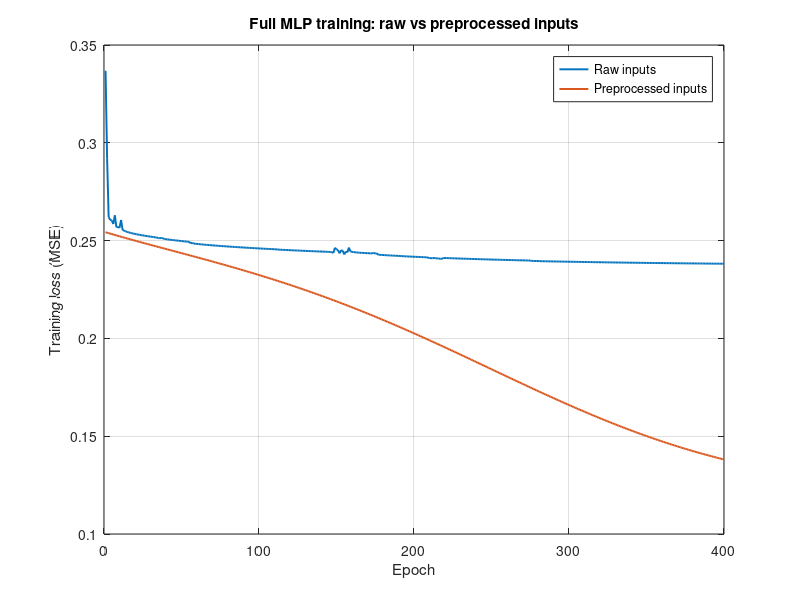
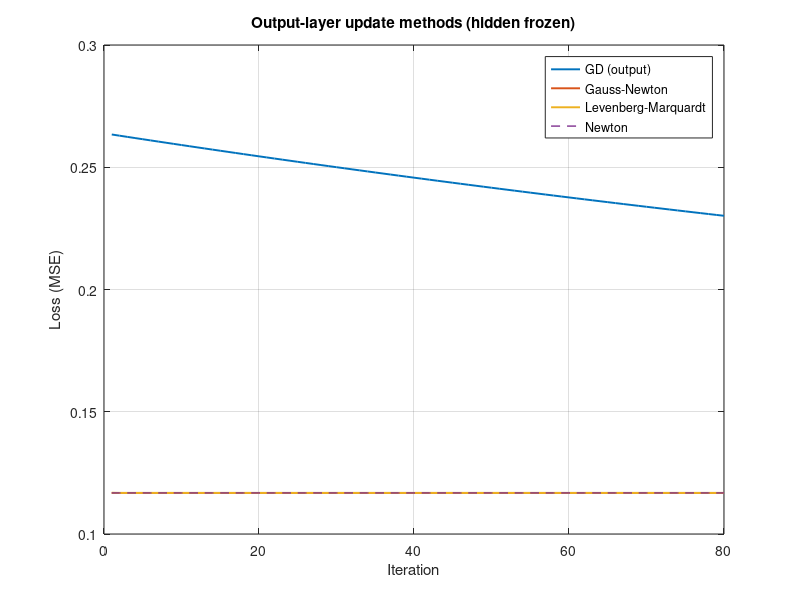

Recreate these plots in MATLAB, in order.

clear; close all; clc;
rng(0);

%% parameters 
numEpochs_full   = 400;  
numEpochs_output = 80;    

N = 400;   % number of samples
d = 10;    % input dimensionality
m = 20;    % hidden units


lr_full = 0.01;      % learning rate 
lr_output_gd = 0.005;% learning rate for output-layer 
lambdaLM_init = 1e-3;% initial LM damping


use_whitening = false; 

X = rand(d, N);
scaleVec = ones(d,1);
scaleVec(1:round(d/2)) = 1;
scaleVec(round(d/2)+1:end) = 1e4;
X = bsxfun(@times, X, scaleVec);


w_true = randn(d,1) .* (1./scaleVec);
y = (w_true' * X) + 2*sin(0.0005*(X(1,:)+X(2,:))) + 0.5*randn(1,N);


X_clip = X;
for j = 1:d
    col = X_clip(j,:);
    med = median(col);
    madv = median(abs(col - med));
    if madv == 0, madv = 1e-6; end
    cutoff = 6 * madv; 
    top = med + cutoff;
    bot = med - cutoff;
    col(col > top) = top;
    col(col < bot) = bot;
    X_clip(j,:) = col;
end

% 2) Standardization 
mu = mean(X_clip,2);
sigma = std(X_clip,0,2);
sigma(sigma==0) = 1;
X_std = bsxfun(@rdivide, bsxfun(@minus, X_clip, mu), sigma);


if use_whitening
    C = cov(X_std');
    [U,Smat] = eig(C);
    Sdiag = diag(Smat);
    [Sdiag_sorted, idx] = sort(Sdiag,'descend');
    U = U(:,idx); Sdiag_sorted = Sdiag_sorted(:);
    eps_reg = 1e-3; % regularizer for small eigenvalues
    Sdiag_inv_sqrt = 1 ./ sqrt(Sdiag_sorted + eps_reg);
    Whiten = diag(Sdiag_inv_sqrt) * U';
    X_proc = Whiten * X_std;
else
    X_proc = X_std;
end


cond_raw = cond(cov(X'));
cond_std = cond(cov(X_std'));
if use_whitening, cond_proc = cond(cov(X_proc')); else cond_proc = NaN; end
fprintf('Condition numbers (covariance): raw=%.3e, standardized=%.3e, whitened=%.3e\n', cond_raw, cond_std, cond_proc);

%%   MLP

W1_raw = 0.05 * randn(m,d); b1_raw = zeros(m,1);
w2_raw = 0.05 * randn(m,1); b2_raw = 0;

W1_proc = 0.05 * randn(m,d); b1_proc = zeros(m,1);
w2_proc = 0.05 * randn(m,1); b2_proc = 0;

loss_raw = zeros(numEpochs_full,1);
loss_proc = zeros(numEpochs_full,1);

fprintf('\nTraining full MLP for %d epochs (full-batch GD)\n', numEpochs_full);
for epoch = 1:numEpochs_full
    % --- raw inputs
    Zr = W1_raw * X + b1_raw * ones(1,N);
    Hr = tanh(Zr);
    Yr = w2_raw' * Hr + b2_raw;
    Er = Yr - y;
    loss_raw(epoch) = 0.5 * mean(Er.^2);
   
    dw2_r = (1/N) * (Hr * Er');
    db2_r = (1/N) * sum(Er,2);
    delta1_r = (w2_raw * Er) .* (1 - Hr.^2);  % m x N
    dW1_r = (1/N) * (delta1_r * X');
    db1_r = (1/N) * sum(delta1_r,2);
    % gradient step
    W1_raw = W1_raw - lr_full * dW1_r;
    b1_raw = b1_raw - lr_full * db1_r;
    w2_raw = w2_raw - lr_full * dw2_r;
    b2_raw = b2_raw - lr_full * db2_r;

    
    Zp = W1_proc * X_proc + b1_proc * ones(1,N);
    Hp = tanh(Zp);
    Yp = w2_proc' * Hp + b2_proc;
    Ep = Yp - y;
    loss_proc(epoch) = 0.5 * mean(Ep.^2);
   
    dw2_p = (1/N) * (Hp * Ep');
    db2_p = (1/N) * sum(Ep,2);
    delta1_p = (w2_proc * Ep) .* (1 - Hp.^2);
    dW1_p = (1/N) * (delta1_p * X_proc');
    db1_p = (1/N) * sum(delta1_p,2);
    % gradient step
    W1_proc = W1_proc - lr_full * dW1_p;
    b1_proc = b1_proc - lr_full * db1_p;
    w2_proc = w2_proc - lr_full * dw2_p;
    b2_proc = b2_proc - lr_full * db2_p;

    
    if mod(epoch, max(1,floor(numEpochs_full/5))) == 0
        fprintf('Epoch %d/%d: loss_raw=%.6e  loss_proc=%.6e\n', epoch, numEpochs_full, loss_raw(epoch), loss_proc(epoch));
    end
end

% Plot MSE 
figure;
plot(1:numEpochs_full, loss_raw, 'LineWidth',1.4); hold on;
plot(1:numEpochs_full, loss_proc, 'LineWidth',1.4);
xlabel('Epoch'); ylabel('Training loss (MSE)');
legend('Raw inputs','Preprocessed inputs','Location','northeast');
title('Full MLP training: raw vs preprocessed inputs');
grid on;

fprintf('Final full-MLP losses: raw = %.6e, processed = %.6e\n', loss_raw(end), loss_proc(end));



W1_fixed = W1_proc; b1_fixed = b1_proc;
H = tanh(W1_fixed * X_proc + b1_fixed * ones(1,N)); 
H_aug = [H; ones(1,N)];                              
P = size(H_aug,1);                                   


JtJ = H_aug * H_aug';  % P x P
condJ = cond(JtJ);
fprintf('\nOutput-layer Gram condition number cond(J^T J) = %.3e (P=%d)\n', condJ, P);


loss_theta = @(theta) 0.5 * mean(((theta' * H_aug) - y).^2);
JtE = @(theta) H_aug * ((theta' * H_aug) - y)';  % P x 1


theta0 = 0.01 * randn(P,1);
theta_GD = theta0; theta_GN = theta0; theta_LM = theta0; theta_Newton = theta0;

loss_GD = zeros(numEpochs_output,1);
loss_GN = zeros(numEpochs_output,1);
loss_LM = zeros(numEpochs_output,1);
loss_Newton = zeros(numEpochs_output,1);

lambda = lambdaLM_init;

fprintf('Comparing output-layer updates for %d iterations\n', numEpochs_output);
for it = 1:numEpochs_output
    % Gradient Descent
    g = (1/N) * JtE(theta_GD);
    theta_GD = theta_GD - lr_output_gd * g;
    loss_GD(it) = loss_theta(theta_GD);

    % Newton Method

    rhs = JtE(theta_Newton);
    delta_Newton = JtJ \ rhs;
    theta_Newton = theta_Newton - delta_Newton;
    loss_Newton(it) = loss_theta(theta_Newton);

    % Gauss-Newton
    
    rhsGN = JtE(theta_GN);
    delta_GN = JtJ \ rhsGN;
    theta_GN = theta_GN - delta_GN;
    loss_GN(it) = loss_theta(theta_GN);

    % Levenberg-Marquardt 

    rhsLM = JtE(theta_LM);
    A = JtJ + lambda * eye(P);
    delta_LM = A \ rhsLM;
    cand_theta = theta_LM - delta_LM;
    loss_cand = loss_theta(cand_theta);
    cur_loss = loss_theta(theta_LM);
    if loss_cand < cur_loss
        theta_LM = cand_theta;
        lambda = lambda / 10; 
    else
        lambda = lambda * 10; 
        
    end
    loss_LM(it) = loss_theta(theta_LM);
end


figure;
plot(1:numEpochs_output, loss_GD,'LineWidth',1.4); hold on;
plot(1:numEpochs_output, loss_GN,'LineWidth',1.4);
plot(1:numEpochs_output, loss_LM,'LineWidth',1.4);
plot(1:numEpochs_output, loss_Newton,'--','LineWidth',1.0);
xlabel('Iteration'); ylabel('Loss (MSE)');
legend('GD (output)','Gauss-Newton','Levenberg-Marquardt','Newton','Location','northeast');
title('Output-layer update methods (hidden frozen)');
grid on;

fprintf('\nFinal output-layer losses after %d iters: GD=%.3e, GN=%.3e, LM=%.3e, Newton=%.3e\n', ...
    numEpochs_output, loss_GD(end), loss_GN(end), loss_LM(end), loss_Newton(end));

fprintf('\nComplexity per iteration (P parameters, N examples):\n');
fprintf(' - Vanilla GD: O(N P) time, O(NP) memory to hold H_aug (or O(P) if streaming). \n');
fprintf(' - Newton / Gauss-Newton / LM: form J^T J costs O(N P^2), solving/invert costs O(P^3). Memory O(NP + P^2).\n');
fprintf('LM is often preferred because damping improves robustness: when far from optimum LM behaves like small-step GD, \nwhile near a good solution it recovers GN/Newton fast convergence.\n');

fprintf('\nScript complete. To change epochs, edit numEpochs_full and numEpochs_output at the top.\n');
